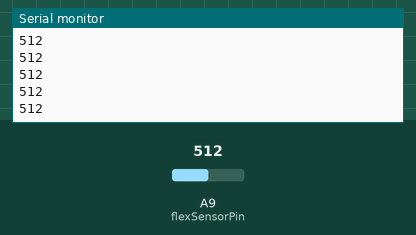
Simulated run of this sketch. Board: Arduino Mega 2560, built with avr-gcc and run on an emulated ATmega2560. Shown: the last lines printed to the serial monitor. The inputs (shaded band) are chosen by the test bench; at power-on: A9 (flexSensorPin) = 512.

Above: at 1.2 s.
1.3 s: A9 (flexSensorPin) set to 716
At 1.68 s:
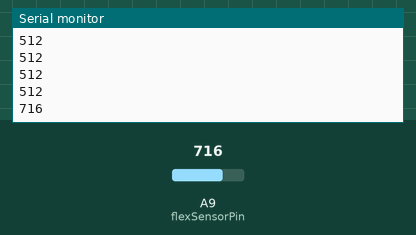
2.8 s: A9 (flexSensorPin) set to 900
At 2.93 s:
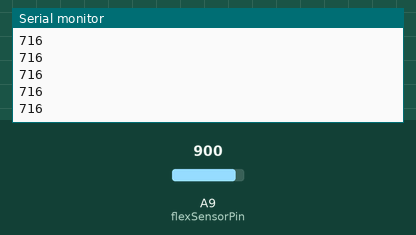
Timing chart, 0 to 5.8 s (numbered marks = the images above; inputs shaded):
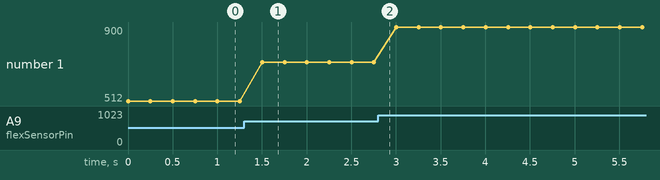

The sketch:

flex-test.ino
```cpp
int flexSensorPin = A9; //analog pin 0

void setup(){
  Serial.begin(9600);
  pinMode(flexSensorPin, INPUT_PULLUP);
}

void loop(){
  int flexSensorReading = analogRead(flexSensorPin);

  Serial.println(flexSensorReading);

  //In my tests I was getting a reading on the arduino between 512, and 614.
  //Using map(), you can convert that to a larger range like 0-100.

//  int flex0to100 = map(flexSensorReading, 330, 499, 0, 100);
//  Serial.println(flex0to100);

  delay(250); //just here to slow down the output for easier reading
}
```

Measured:
- after the input at 1.3 s, the serial monitor: prints a new line after 0.20 s (image 1)
- plotted number 1: 512 → 716 after the input at 1.3 s, 716 → 900 after the input at 2.8 s
